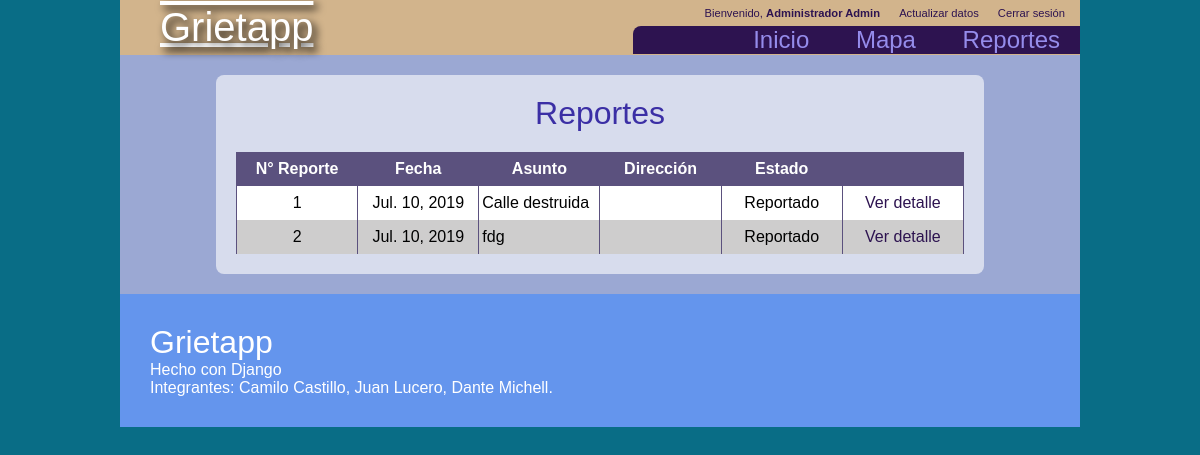
The page /reportes/ (signed in) on the database its author committed.
### reports/models.py (models this page shows, shortened)
class Report(models.Model):
    user = models.ForeignKey(User, on_delete=models.CASCADE)
    asunto = models.CharField(max_length=30)
    imagen = models.ImageField(upload_to='reports/')
    descripcion = models.TextField(max_length=200)
    fechacreacion = models.DateField(default=timezone.now)
    estado = models.CharField(max_length=1, choices=estadoreporte, default=estadoreporte[0][0])
    geom = PointField()

### reports/views.py (the view)
# urls.py: path('', views.consultas,name='consultas'),
@login_required
def consultas(request):
    if request.user.is_staff:
        consultas = Report.objects.all().order_by('-fechacreacion')
    else:
        consultas = Report.objects.filter(user=request.user).order_by('-fechacreacion')
    return render(request, 'consultas.html', {'data': consultas})

### templates/consultas.html (shortened to what this page needs)
{% extends "base.html" %}
{% load staticfiles %}
{% block extrahead %}
    <link rel="stylesheet" href="css/flexboxgrid.css">
{% endblock %}
{% block content %}
    <div class="tabla">
        <div class="titulo">
                {% if request.user.is_staff %} Reportes {% else %} Mis reportes {% endif %}
            </div>
        <table>
            <thead>
                <tr>
                    <th> N° Reporte </th>
                    <th> Fecha</th>
                    <th> Asunto  </th>
                    <th> Dirección </th>
                    <th> Estado </th>
                    <th> </th>
                </tr>
            </thead>
        {% for report in data %}
            <tr>
                <td style="text-align:center"> {{report.id}} </td>
                <td style="text-align:center"> {{report.fechacreacion}} </td>
                <td> {{report.asunto}} </td>
                <td> {{report.direccion}} </td>
                <td style="text-align:center"> {{report.get_estado_display}} </td>
                <td style="text-align:center"> <a href="{% url 'detallereporte' id=report.id %}">Ver detalle</a> </td>
            </tr>
        {% endfor %}
        </table>
    </div>
{% endblock %}

### templates/base.html (shortened to what this page needs)
{% load staticfiles %}
<!DOCTYPE html>
<html lang="es">
    <head>
        <link rel="stylesheet" href="{% static 'css/style.css' %}">
        {% block extrahead %} {% endblock %}
    </head>
    <body>
        <header>
            <div class="logo">
                <a href="{% url 'index' %}">Grietapp</a>
            </div>
            <div class="menubar">
                <div class="menuitems">
                        <div> <a href="{% url 'index' %}"> Inicio</a> </div>
                        <div> {% if request.user.is_staff %} <a href="{% url 'home' %}"> Mapa </a> {% else %} <a href="{% url 'newreport' %}"> Nuevo reporte </a> {% endif %} </div>
                        <div> <a href="{% url 'consultas' %}"> {% if request.user.is_staff %} Reportes {% else %} Historial {% endif %} </a> </div>
                </div>
                <div class="userinfo">
                {% if user.is_authenticated %}
                    <div>Bienvenido, <b>{{user.first_name}} {{user.last_name}}</b></div>
                    <div><a href="{% url 'update' %}">Actualizar datos</a></div>
                    <div><a href="{% url 'logout' %}">Cerrar sesión</a></div>
                {% else %}
                    <div><a href="{% url 'login' %}">Iniciar sesión</a></div>
                    <div><a href="{% url 'signup' %}">Registrarse</a></div>
                {% endif %}
                </div>
            </div>
        </header>
        <div class="maincontent">
            {% block content %}
            {% endblock %}
        </div>
        <footer>
            <div style="font-size:2em;">Grietapp</div>
            <div>Hecho con Django</div>
            <div>Integrantes: Camilo Castillo, Juan Lucero, Dante Michell.</div>
        </footer>
    </body>
</html>

### static/css/style.css (style rules this page uses)
div,header,footer { box-sizing: border-box; margin:0; padding:0; }
html { background-color:rgb(9, 109, 134); }
body { margin:0px; width:80%; margin:auto; font-size:16px; font-family:Arial, Helvetica, sans-serif; }
header { width: 100%; background: tan; display: flex; flex-flow: row nowrap; justify-content: space-between; color: white; font-family: Arial, Helvetica, sans-serif; }
header .menuitems a, a:link, a:active, a:visited { color:#958ceb; text-decoration: none; }
header .menubar { display: flex; flex-flow: column-reverse nowrap; justify-content: right; }
header .menubar div { display: inline; }
header .userinfo { font-size:0.7em; padding:7px; display: flex; flex-flow: row nowrap; text-align: right; }
header .userinfo div { padding: 0 10px; margin:0px -2px; color:#2d1350; }
header .userinfo a, a:visited, a:link, a:active { color:#2d1350; }
header .menuitems { background-color: #2d1350; padding-left:100px; border-top-left-radius: 8px; }
header .menuitems div { padding:0 20px; font-size:1.5em; }
header .logo { font-size: 40px; text-decoration: underline overline; text-shadow: 0.1em 0.1em 0.2em black; text-align:center; padding:5px; }
header .logo a, a:visited, a:hover, a:link, a:active { color:white; }
footer { padding:30px; width: 100%; background-color: cornflowerblue; color: white; display:flex; flex-flow:column nowrap; justify-content: left; }
.maincontent { background-color:#9ba8d3; width:100%; padding:20px 0 20px 0; }
.titulo { font-weight: normal; font-size:2em; font-family: sans-serif; color: #3b2fa5; text-align: center; padding: 0 0 20px 0; }
.formulario a, a:visited, a:active, a:link { color:#2d1350; padding-top: 15px; text-decoration: none; }
.tabla { background: rgba(255, 255, 255, 0.6); width: 80%; margin: auto; padding: 20px; border-radius: 8px; }
table { background-color: white; table-layout: fixed; width: 100%; border-collapse: collapse; position: relative; border:0px; }
thead { background-color: #5b517e; color: white; height:2em; }
td,th { border:0px solid #5b517e; border-width:0px 1px; padding:8px 3px; }
tr:nth-child(even) { background-color: rgb(206, 205, 205); }
@media screen and (min-width: 1024px) and (max-width: 1799px) { header .logo { padding-left:40px; } }

### rows shown on the page
Report: id "1", fechacreacion "Jul. 10, 2019", asunto "Calle destruida", estado "Reportado"
Report: id "2", fechacreacion "Jul. 10, 2019", asunto "fdg", estado "Reportado"

### other values the page prints
{{ user.first_name }} "Administrador"
{{ user.last_name }} "Admin"
